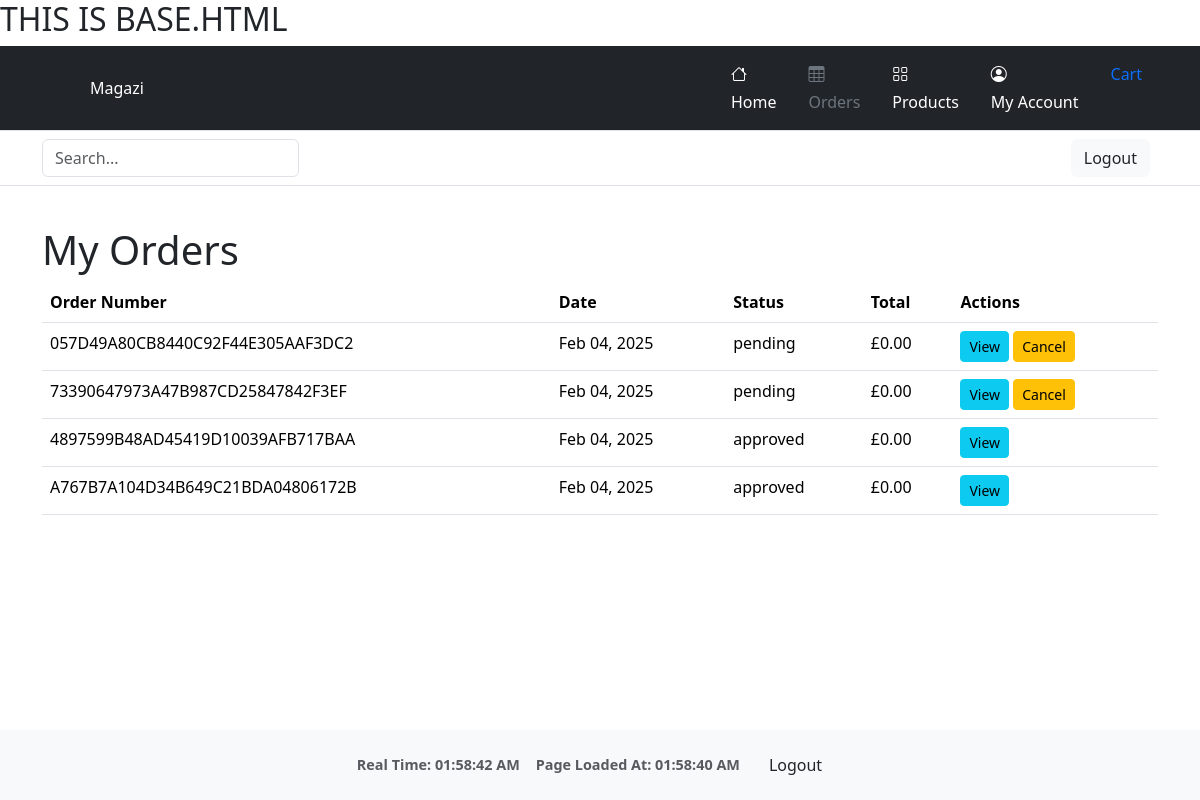
Page /orders/my-orders/ (signed in) on the earlier database version.
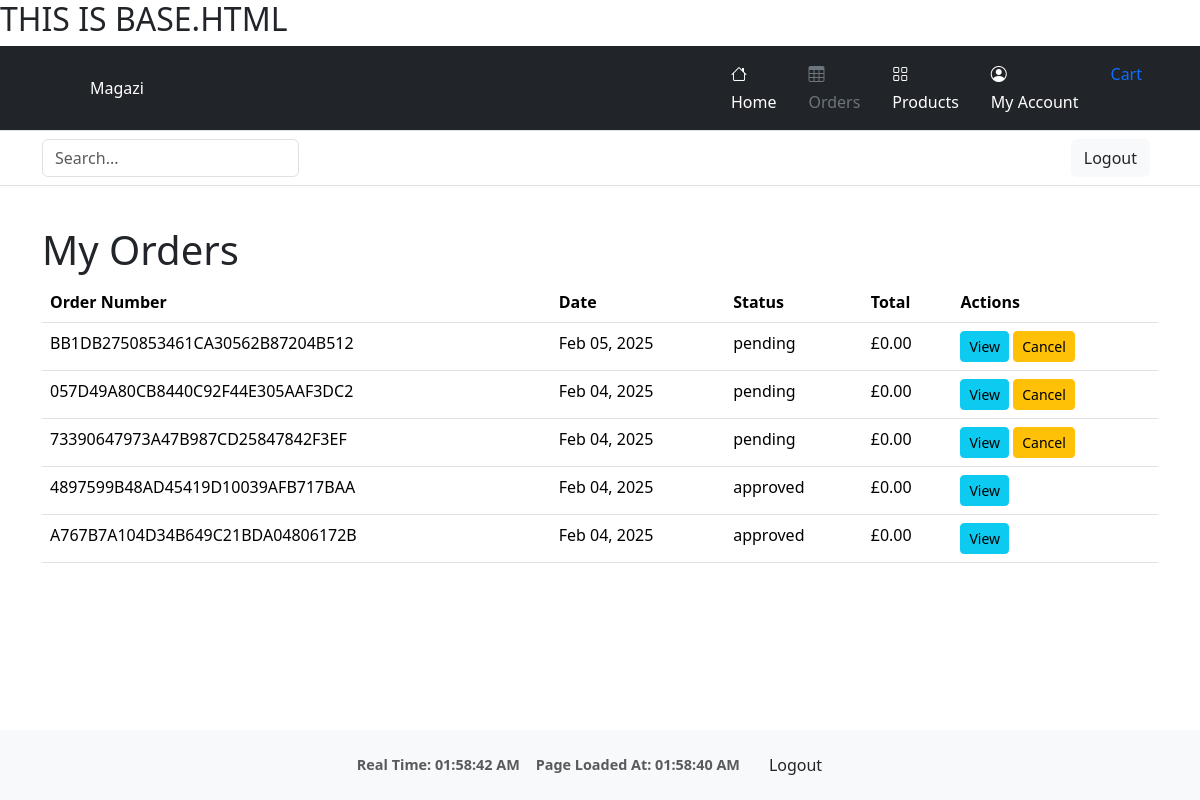
Same page on the later database version.
### orders/models.py (models this page shows, shortened)
class Order(models.Model):
    order_number = models.CharField(max_length=32, null=False, editable=False)
    user = models.ForeignKey(settings.AUTH_USER_MODEL, on_delete=models.SET_NULL, null=True, blank=True)
    full_name = models.CharField(max_length=50, null=False, blank=False)
    email = models.EmailField(max_length=254, null=False, blank=False)
    phone_number = models.CharField(max_length=20, null=False, blank=False)
    country = CountryField(blank_label='Country *', null=False, blank=False)
    postcode = models.CharField(max_length=20, null=True, blank=True)
    town_or_city = models.CharField(max_length=40, null=False, blank=False)
    street_address1 = models.CharField(max_length=80, null=False, blank=False)
    street_address2 = models.CharField(max_length=80, null=True, blank=True)
    county = models.CharField(max_length=80, null=True, blank=True)
    date = models.DateTimeField(auto_now_add=True)
    delivery_cost = models.DecimalField(max_digits=6, decimal_places=2, null=False, default=0)
    order_total = models.DecimalField(max_digits=10, decimal_places=2, null=False, default=0)
    grand_total = models.DecimalField(max_digits=10, decimal_places=2, null=False, default=0)
    stripe_pid = models.CharField(max_length=254, null=False, blank=False, default='')
    status = models.CharField(max_length=20, default='pending')  # e.g. pending, delivered, canceled
    comments = models.TextField(blank=True)

### orders/views.py (the view)
# urls.py: path('my-orders/', views.my_orders, name='my_orders'),
@login_required
def my_orders(request):
    orders = Order.objects.filter(user=request.user).order_by('-date')
    return render(request, 'orders/my_orders.html', {'orders': orders})

### cart/context.py (called while the page is built, shortened)
def cart_summary(request):
    cart = request.session.get('cart', {})
    cart_items = []
    total = 0
    return {'cart_total': total, 'cart_items': cart_items}

### orders/templatetags/group_filters.py (called while the page is built)
@register.filter(name='in_group')
def in_group(user, group_name):
    return user.groups.filter(name=group_name).exists()

### orders/templates/orders/my_orders.html
{% extends "base.html" %}
{% block content %}
<div class="container my-4">
    <h1>My Orders</h1>
    {% if orders %}
    <table class="table">
        <thead>
            <tr>
                <th>Order Number</th>
                <th>Date</th>
                <th>Status</th>
                <th>Total</th>
                <th>Actions</th>
            </tr>
        </thead>
        <tbody>
            {% for order in orders %}
            <tr>
                <td>{{ order.order_number }}</td>
                <td>{{ order.date|date:"M d, Y" }}</td>
                <td>{{ order.status }}</td>
                <td>£{{ order.grand_total }}</td>
                <td>
                    <a href="{% url 'orders:order_detail' order.order_number %}" class="btn btn-sm btn-info">View</a>
                    {% if order.status == "pending" %}
                        <a href="{% url 'orders:cancel_order' order.order_number %}" class="btn btn-sm btn-warning">Cancel</a>
                    {% endif %}
                </td>
            </tr>
            {% endfor %}
        </tbody>
    </table>
    {% else %}
    <p>You have no orders.</p>
    {% endif %}
</div>
{% endblock %}

Differences in the rows shown:
added Order: order_number "BB1DB2750853461CA30562B87204B512", date "Feb 05, 2025", status "pending", grand_total "0.00", shows "Cancel"
